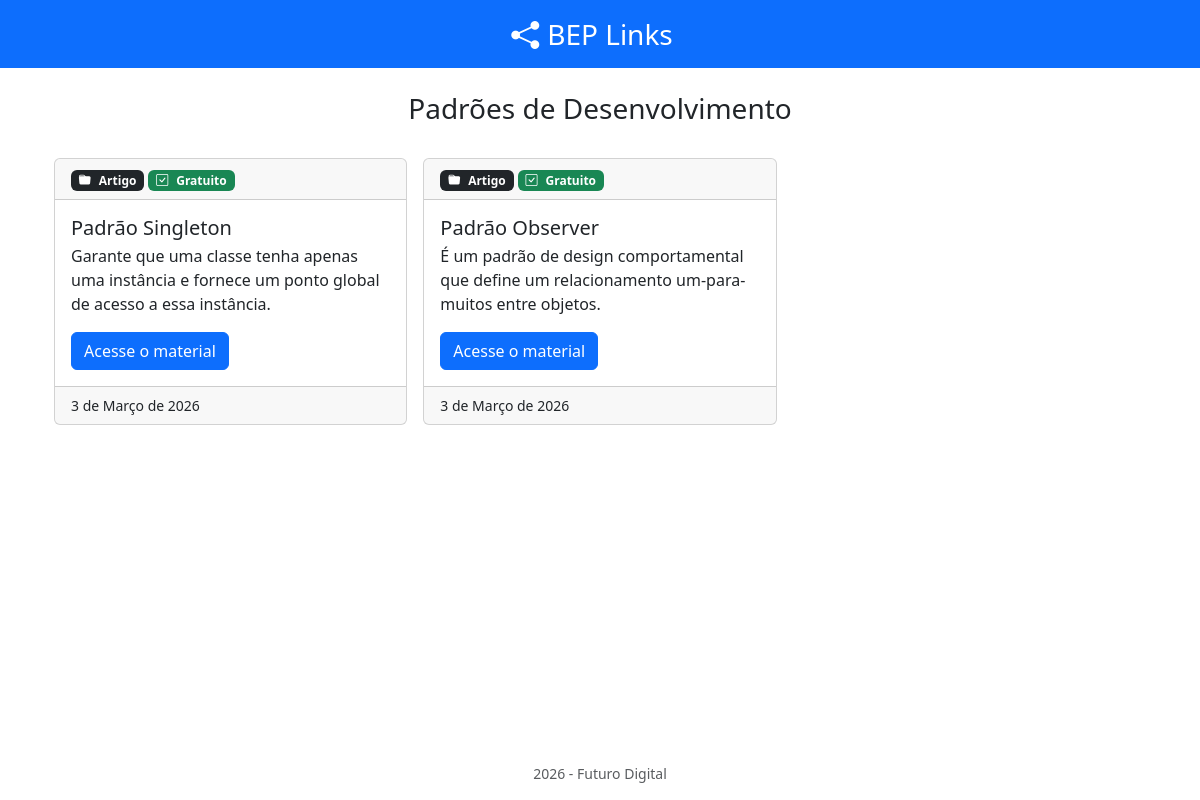
Page /2/ on the committed database.
### links/models.py (models this page shows, shortened)
class Tema(models.Model):
    titulo = models.CharField(max_length=200)
    descricao = models.TextField()
    class Meta:
        verbose_name = "Tema"
        verbose_name_plural = "Temas"

class Recurso(models.Model):
    nome = models.CharField(max_length=200)
    descricao = models.TextField()
    endereco = models.URLField()
    gratuito = models.BooleanField()
    tema = models.ForeignKey(Tema, on_delete=models.CASCADE)
    tipo = models.CharField(max_length=100)
    data_pub = models.DateField(auto_now_add=True)
    prestigio = models.IntegerField(default=0)
    class Meta:
        verbose_name = "Recurso"
        verbose_name_plural = "Recursos"

### links/views.py (the view)
# urls.py: path("<int:tema_id>/", views.detalhe, name="detalhe" ),
def detalhe(request,tema_id):
    tema = get_object_or_404(Tema, pk=tema_id)
    recursos = tema.recurso_set.all().order_by("-prestigio")
    context = {
        "recursos":recursos,
        "tema":tema
    }
    return render(request, "links/detalhe.html", context)

### links/templates/links/detalhe.html (shortened to what this page needs)
{% extends 'links/base.html' %}
{% block content %}
    <h3 class="text-center">{{ tema.titulo }}</h3>
    <div class="container py-4">
        <div class="row row-cols-2 row-cols-lg-3 g-3">
        {% for recurso in recursos %}
            <div class="col">
                <div class="card h-100">
                    <div class="card-header">
                        <span class="badge bg-dark"><i class="bi bi-folder-fill me-2"></i>{{ recurso.tipo }}</span>
                        {% if recurso.gratuito %}
                            <span class="badge bg-success"><i class="bi bi-check-square me-2"></i>Gratuito</span>
                        {% else %}
                            <span class="badge bg-danger"><i class="bi bi-cash me-2"></i>Pago</span>
                        {% endif %}
                    </div>
                    <div class="card-body">
                        <h5 class="card-title">{{recurso.nome}}</h5>
                        <p class="card-text">
                            {{recurso.descricao}}
                        </p>
                        <a href="{{ recurso.endereco }}" class="btn btn-primary text-decoration-none card-link" target="_blank">Acesse o material</a>
                    </div>
                    <div class="card-footer small">{{recurso.data_pub}}</div>
                    </div>
                </div>
        {% endfor %}
        </div>
    </div>
{% endblock %}

### rows in the picture
Tema: titulo "Padrões de Desenvolvimento"
Recurso: tipo "Artigo", gratuito True (drawn), nome "Padrão Singleton", descricao "Garante que uma classe tenha apenas uma instância e fornece um ponto global de acesso a essa instância.", data_pub "3 de Março de 2026"
Recurso: tipo "Artigo", gratuito True (drawn), nome "Padrão Observer", descricao "É um padrão de design comportamental que define um relacionamento um-para-muitos entre objetos.", data_pub "3 de Março de 2026"
